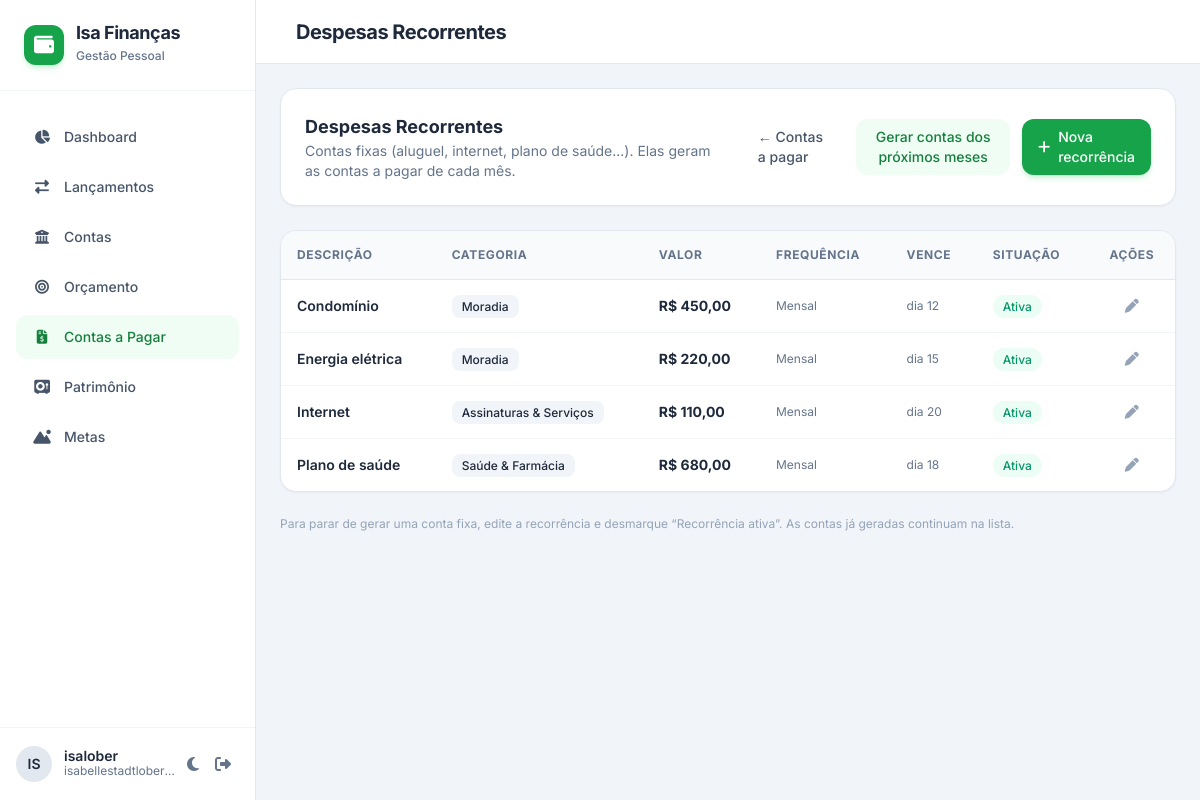
/pagar/recorrencias/ (signed in), run on the app's committed database.
### apps/pagar/models.py (models this page shows, shortened)
class Recorrencia(models.Model):
    class Frequencia(models.TextChoices):
        MENSAL = "mensal", "Mensal"
        ANUAL = "anual", "Anual"
        SEMANAL = "semanal", "Semanal"
    descricao = models.CharField(max_length=255)
    valor = models.DecimalField(max_digits=14, decimal_places=2)
    categoria = models.ForeignKey("lancamentos.Categoria", on_delete=models.PROTECT)
    conta = models.ForeignKey("contas.Conta", on_delete=models.PROTECT)
    frequencia = models.CharField(
        max_length=10, choices=Frequencia.choices, default=Frequencia.MENSAL
    )
    dia_vencimento = models.PositiveSmallIntegerField(help_text="Dia do mês (1 a 31).")
    inicio = models.DateField()
    fim = models.DateField(null=True, blank=True)
    ativa = models.BooleanField(default=True)
    class Meta:
        verbose_name = "recorrência"
        verbose_name_plural = "recorrências"
        ordering = ["descricao"]

### apps/lancamentos/models.py (models this page shows)
class Categoria(models.Model):
    class Tipo(models.TextChoices):
        RECEITA = "receita", "Receita"
        DESPESA = "despesa", "Despesa"
    nome = models.CharField(max_length=80)
    tipo = models.CharField(max_length=10, choices=Tipo.choices)
    categoria_pai = models.ForeignKey(
        "self", null=True, blank=True, on_delete=models.PROTECT, related_name="filhas"
    )
    icone = models.CharField(
        "ícone", max_length=40, blank=True, help_text="Classe do Font Awesome. Ex.: fa-house"
    )
    class Meta:
        ordering = ["tipo", "nome"]
        constraints = [
            models.UniqueConstraint(fields=["nome", "tipo"], name="uq_categoria_nome_tipo")
        ]
    def __str__(self):
        return self.nome

### apps/pagar/views.py (the view)
# urls.py: path("recorrencias/", views.recorrencias, name="recorrencias"),
@login_required
def recorrencias(request):
    return render(request, "pagar/recorrencias.html", {
        "recorrencias": Recorrencia.objects.select_related("categoria", "conta")})

### apps/core/templatetags/formatos.py (called while the page is built)
def formatar_brl(valor):
    valor = Decimal(valor or 0)
    sinal = "-" if valor < 0 else ""
    inteiro, frac = f"{abs(valor):,.2f}".split(".")
    return f"{sinal}R$ {inteiro.replace(',', '.')},{frac}"

@register.filter
def brl(valor):
    return formatar_brl(valor)

### templates/pagar/recorrencias.html (shortened to what this page needs)
{% extends "base.html" %}
{% load formatos %}
{% block h1 %}Despesas Recorrentes{% endblock %}
{% block content %}
<div class="space-y-6">
  <div class="bg-white dark:bg-slate-800 p-6 rounded-2xl border border-slate-200 dark:border-slate-700 shadow-sm flex flex-col md:flex-row md:items-center justify-between gap-4">
    <div>
      <h3 class="font-bold text-lg">Despesas Recorrentes</h3>
      <p class="text-sm text-slate-500 dark:text-slate-400">Contas fixas (aluguel, internet, plano de saúde...). Elas geram as contas a pagar de cada mês.</p>
    </div>
    <div class="flex items-center gap-3">
      <a href="{% url 'pagar:lista' %}" class="px-4 py-2 rounded-xl text-sm font-medium text-slate-600 dark:text-slate-300 hover:bg-slate-100 dark:hover:bg-slate-700 transition-colors">← Contas a pagar</a>
      <form method="post" action="{% url 'pagar:gerar' %}">
        <button type="submit" class="px-4 py-2 rounded-xl text-sm font-medium bg-brand-50 text-brand-700 hover:bg-brand-100 dark:bg-brand-950/40 dark:text-brand-400 transition-colors" title="Cria as contas dos próximos 3 meses que ainda não existem">Gerar contas dos próximos meses</button>
      </form>
      <a href="{% url 'pagar:recorrencia_nova' %}" class="bg-brand-600 hover:bg-brand-700 text-white font-medium px-4 py-2 rounded-xl text-sm transition-colors flex items-center space-x-2 shadow-md shadow-brand-500/20">
        <i class="fa-solid fa-plus"></i><span>Nova recorrência</span>
      </a>
    </div>
  </div>
  <div class="bg-white dark:bg-slate-800 rounded-2xl border border-slate-200 dark:border-slate-700 shadow-sm overflow-hidden">
    <div class="overflow-x-auto">
      <table class="w-full text-left border-collapse">
        <thead>
          <tr class="bg-slate-50 dark:bg-slate-900/50 border-b border-slate-200 dark:border-slate-700 text-xs font-semibold text-slate-500 uppercase tracking-wider">
            <th class="p-4">Descrição</th>
            <th class="p-4">Categoria</th>
            <th class="p-4">Valor</th>
            <th class="p-4">Frequência</th>
            <th class="p-4">Vence</th>
            <th class="p-4">Situação</th>
            <th class="p-4 text-center">Ações</th>
          </tr>
        </thead>
        <tbody class="divide-y divide-slate-100 dark:divide-slate-700/50 text-sm">
          {% for r in recorrencias %}
          <tr class="hover:bg-slate-50 dark:hover:bg-slate-700/30 transition-colors">
            <td class="p-4 font-semibold">{{ r.descricao }}</td>
            <td class="p-4"><span class="px-2.5 py-1 rounded-lg bg-slate-100 dark:bg-slate-700 text-xs font-medium">{{ r.categoria }}</span></td>
            <td class="p-4 font-bold whitespace-nowrap">{{ r.valor|brl }}</td>
            <td class="p-4 text-xs text-slate-500">{{ r.get_frequencia_display }}</td>
            <td class="p-4 text-xs text-slate-500 whitespace-nowrap">{% if r.frequencia == "semanal" %}desde {{ r.inicio|date:"d/m/Y" }}{% else %}dia {{ r.dia_vencimento }}{% endif %}</td>
            <td class="p-4 whitespace-nowrap">
              {% if r.ativa %}<span class="text-xs px-2.5 py-1 rounded-full bg-emerald-50 text-emerald-600 font-medium">Ativa</span>
              {% else %}<span class="text-xs px-2.5 py-1 rounded-full bg-slate-100 text-slate-500 font-medium">Inativa</span>{% endif %}
            </td>
            <td class="p-4 text-center"><a href="{% url 'pagar:recorrencia_editar' r.pk %}" class="text-slate-400 hover:text-brand-600 transition-colors" title="Editar"><i class="fa-solid fa-pen"></i></a></td>
          </tr>
          {% empty %}
          <tr><td colspan="7" class="p-6 text-center text-slate-400">Nenhuma recorrência cadastrada.</td></tr>
          {% endfor %}
        </tbody>
      </table>
    </div>
  </div>
  <p class="text-xs text-slate-400">Para parar de gerar uma conta fixa, edite a recorrência e desmarque “Recorrência ativa”. As contas já geradas continuam na lista.</p>
</div>
{% endblock %}

### templates/base.html (shortened to what this page needs)
<!DOCTYPE html>
<html lang="pt-BR" class="h-full">
<head>
  {% include "partials/head.html" %}
</head>
<body class="h-full bg-slate-100 dark:bg-slate-900 text-slate-800 dark:text-slate-100 transition-colors duration-200 flex flex-col overflow-hidden">
<div class="flex h-full w-full overflow-hidden">
  <aside id="sidebar" class="w-64 bg-white dark:bg-slate-800 border-r border-slate-200 dark:border-slate-700 flex flex-col z-20 transition-transform duration-300 -translate-x-full md:translate-x-0 absolute md:relative h-full">
    <div class="p-6 border-b border-slate-100 dark:border-slate-700/50 flex items-center justify-between">
      <div class="flex items-center space-x-3">
        <div class="w-10 h-10 rounded-xl bg-brand-600 text-white flex items-center justify-center font-bold text-xl shadow-md shadow-brand-500/20">
          <i class="fa-solid fa-wallet"></i>
        </div>
        <div>
          <h1 class="font-bold text-lg tracking-tight leading-none">Isa Finanças</h1>
          <span class="text-xs text-slate-500 dark:text-slate-400 font-medium">Gestão Pessoal</span>
        </div>
      </div>
    </div>
    <nav class="flex-1 px-4 py-6 space-y-1.5 overflow-y-auto custom-scrollbar">
      <a href="{% url 'dashboard' %}"
         class="flex items-center space-x-3 px-4 py-3 rounded-xl text-sm font-medium transition-colors {% if request.resolver_match.url_name == 'dashboard' %}bg-brand-50 text-brand-700 dark:bg-brand-950/40 dark:text-brand-400{% else %}text-slate-600 dark:text-slate-400 hover:bg-slate-50 dark:hover:bg-slate-700/50{% endif %}">
        <i class="fa-solid fa-chart-pie w-5 text-center"></i><span>Dashboard</span>
      </a>
      <a href="{% url 'lancamentos:lista' %}"
         class="flex items-center space-x-3 px-4 py-3 rounded-xl text-sm font-medium transition-colors {% if request.resolver_match.app_name == 'lancamentos' %}bg-brand-50 text-brand-700 dark:bg-brand-950/40 dark:text-brand-400{% else %}text-slate-600 dark:text-slate-400 hover:bg-slate-50 dark:hover:bg-slate-700/50{% endif %}">
        <i class="fa-solid fa-right-left w-5 text-center"></i><span>Lançamentos</span>
      </a>
      <a href="{% url 'contas:lista' %}"
         class="flex items-center space-x-3 px-4 py-3 rounded-xl text-sm font-medium transition-colors {% if request.resolver_match.app_name == 'contas' %}bg-brand-50 text-brand-700 dark:bg-brand-950/40 dark:text-brand-400{% else %}text-slate-600 dark:text-slate-400 hover:bg-slate-50 dark:hover:bg-slate-700/50{% endif %}">
        <i class="fa-solid fa-building-columns w-5 text-center"></i><span>Contas</span>
      </a>
      <a href="{% url 'orcamento:lista' %}"
         class="flex items-center space-x-3 px-4 py-3 rounded-xl text-sm font-medium transition-colors {% if request.resolver_match.app_name == 'orcamento' %}bg-brand-50 text-brand-700 dark:bg-brand-950/40 dark:text-brand-400{% else %}text-slate-600 dark:text-slate-400 hover:bg-slate-50 dark:hover:bg-slate-700/50{% endif %}">
        <i class="fa-solid fa-bullseye w-5 text-center"></i><span>Orçamento</span>
      </a>
      <a href="{% url 'pagar:lista' %}"
         class="flex items-center space-x-3 px-4 py-3 rounded-xl text-sm font-medium transition-colors {% if request.resolver_match.app_name == 'pagar' %}bg-brand-50 text-brand-700 dark:bg-brand-950/40 dark:text-brand-400{% else %}text-slate-600 dark:text-slate-400 hover:bg-slate-50 dark:hover:bg-slate-700/50{% endif %}">
        <i class="fa-solid fa-file-invoice-dollar w-5 text-center"></i><span>Contas a Pagar</span>
      </a>
      <a href="{% url 'patrimonio:index' %}"
         class="flex items-center space-x-3 px-4 py-3 rounded-xl text-sm font-medium transition-colors {% if request.resolver_match.app_name == 'patrimonio' %}bg-brand-50 text-brand-700 dark:bg-brand-950/40 dark:text-brand-400{% else %}text-slate-600 dark:text-slate-400 hover:bg-slate-50 dark:hover:bg-slate-700/50{% endif %}">
        <i class="fa-solid fa-vault w-5 text-center"></i><span>Patrimônio</span>
      </a>
      <a href="{% url 'metas:lista' %}"
         class="flex items-center space-x-3 px-4 py-3 rounded-xl text-sm font-medium transition-colors {% if request.resolver_match.app_name == 'metas' %}bg-brand-50 text-brand-700 dark:bg-brand-950/40 dark:text-brand-400{% else %}text-slate-600 dark:text-slate-400 hover:bg-slate-50 dark:hover:bg-slate-700/50{% endif %}">
        <i class="fa-solid fa-mountain-sun w-5 text-center"></i><span>Metas</span>
      </a>
    </nav>
    <div class="p-4 border-t border-slate-100 dark:border-slate-700/50 flex items-center justify-between">
      <div class="flex items-center space-x-3 min-w-0">
        <div class="w-9 h-9 shrink-0 rounded-full bg-slate-200 dark:bg-slate-700 flex items-center justify-center font-semibold text-sm">
          {{ request.user.username|slice:":2"|upper }}
        </div>
        <div class="min-w-0">
          <p class="text-sm font-semibold leading-none truncate">{{ request.user.get_full_name|default:request.user.username }}</p>
          <span class="text-xs text-slate-500 dark:text-slate-400 block truncate">{{ request.user.email|default:"sem e-mail" }}</span>
        </div>
      </div>
      <div class="flex items-center">
        <button onclick="toggleDarkMode()" class="p-2 rounded-lg text-slate-500 hover:bg-slate-100 dark:hover:bg-slate-700 transition-colors" title="Alternar tema">
          <i id="theme-icon" class="fa-solid fa-moon"></i>
        </button>
        <form method="post" action="{% url 'logout' %}">
          <button type="submit" class="p-2 rounded-lg text-slate-500 hover:bg-slate-100 dark:hover:bg-slate-700 transition-colors" title="Sair">
            <i class="fa-solid fa-right-from-bracket"></i>
          </button>
        </form>
      </div>
    </div>
  </aside>
  <main class="flex-1 flex flex-col h-full overflow-hidden relative">
    <header class="bg-white dark:bg-slate-800 border-b border-slate-200 dark:border-slate-700 h-16 px-6 flex items-center justify-between shrink-0 z-10">
      <div class="flex items-center space-x-4">
        <h2 class="text-xl font-bold tracking-tight">{% block h1 %}{% endblock %}</h2>
      </div>
    </header>
    <div class="flex-1 overflow-y-auto custom-scrollbar p-6 bg-slate-100 dark:bg-slate-900">
      {% block content %}{% endblock %}
    </div>
  </main>
</div>
</body>
</html>

### templates/partials/head.html (style rules this page uses)
body { font-family: 'Inter', sans-serif; }

### data on the page
Recorrencia: descricao "Condomínio", categoria "Moradia", valor|brl "R$ 450,00", frequencia "Mensal", dia_vencimento "12", ativa "Ativa"
Recorrencia: descricao "Energia elétrica", categoria "Moradia", valor|brl "R$ 220,00", frequencia "Mensal", dia_vencimento "15", ativa "Ativa"
Recorrencia: descricao "Internet", categoria "Assinaturas & Serviços", valor|brl "R$ 110,00", frequencia "Mensal", dia_vencimento "20", ativa "Ativa"
Recorrencia: descricao "Plano de saúde", categoria "Saúde & Farmácia", valor|brl "R$ 680,00", frequencia "Mensal", dia_vencimento "18", ativa "Ativa"

### other printed values
{{ request.user.username|slice:":2"|upper }} "IS"
{{ request.user.get_full_name|default:request.user.username }} "isalober"
{{ request.user.email|default:"sem e-mail" }} "isabellestadtlober…"
